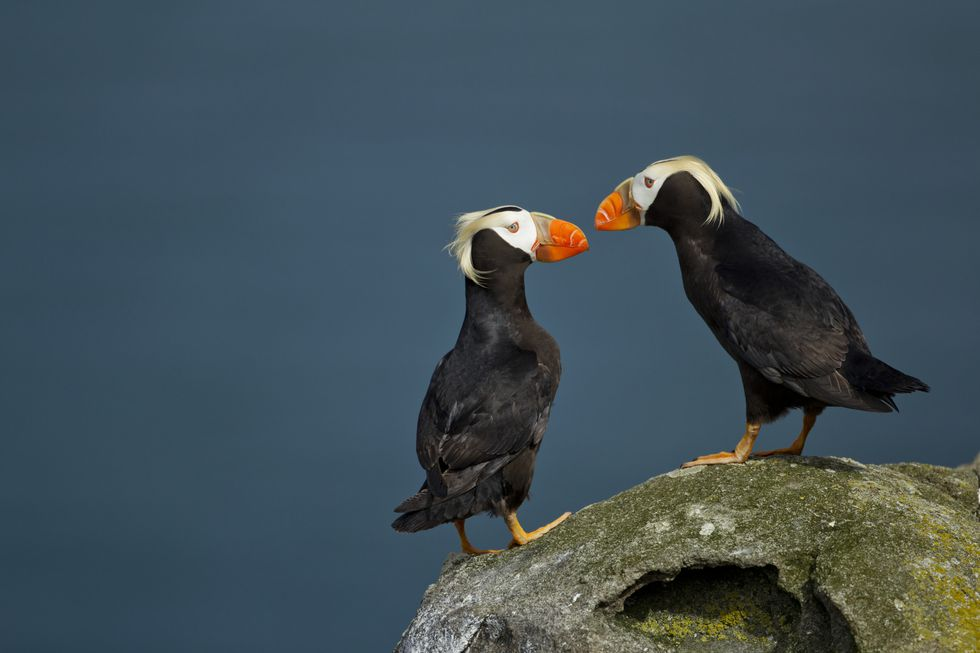
#> input picture bird.png, 980 x 653 px
$ jupyter execute Problem_set_psf.ipynb
#> lines starting #> are read from the running program, lines starting #| are printed output that depends on the picture; long printed decimals are rounded
## PSF
Choose image and then...
1) Apply psf
2) Add noise
3) Deconvolve

[cell 1]
from imageio import imread
import matplotlib.pyplot as plt
import numpy as np
from scipy import ndimage

[cell 2]
# First import and show image
image = imread("bird.png")
#> image is the input picture: shape (653, 980, 3); mean R, G, B 65.1, 80, 87
image = image[:,:,:3]/255
# ^ Discard alpha channel, convert 255-int to 1.0-float
plt.imshow(image)

[cell 3]
psf = np.load("example_psf.npy")
#> (reads example_psf.npy from the repository)
plt.imshow(psf)

kernel = psf.copy()[:,:,np.newaxis]
nx,ny,nc = kernel.shape
#kernel

[cell 4]
plt.plot(range(ny),kernel[-1,:,0])
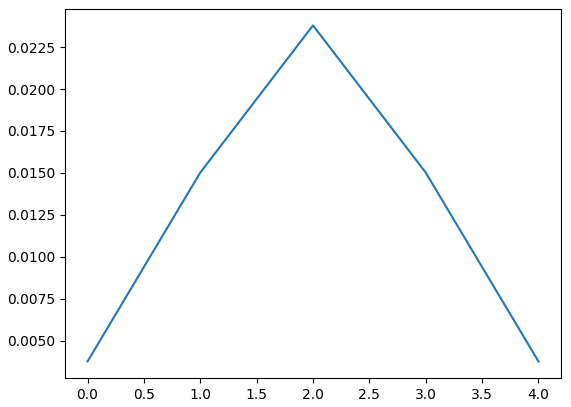
#> figure drawn by matplotlib, 1 panel

[cell 5]
# Now we convolve the two
mag = np.sum(kernel)
blurred_image_slice = ndimage.convolve(image, kernel/mag)

a, b = 600, 610
plt.imshow(blurred_image_slice[a:b,a:b])
plt.show()
plt.imshow(image[a:b,a:b])
plt.show()
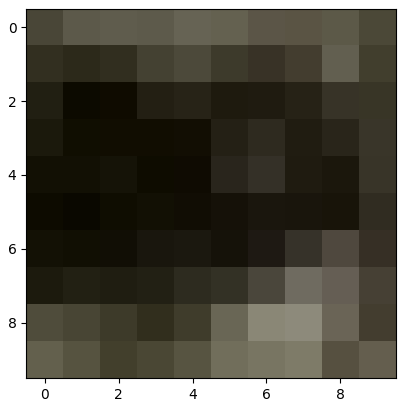
#> figure drawn by matplotlib, 1 panel

We see the effect of the convolution of the image with the psf.  Now let's see the effect of noise.

[cell 6]
image_irr = np.sum(image, axis=-1) # Approximate irradiance as R+G+B
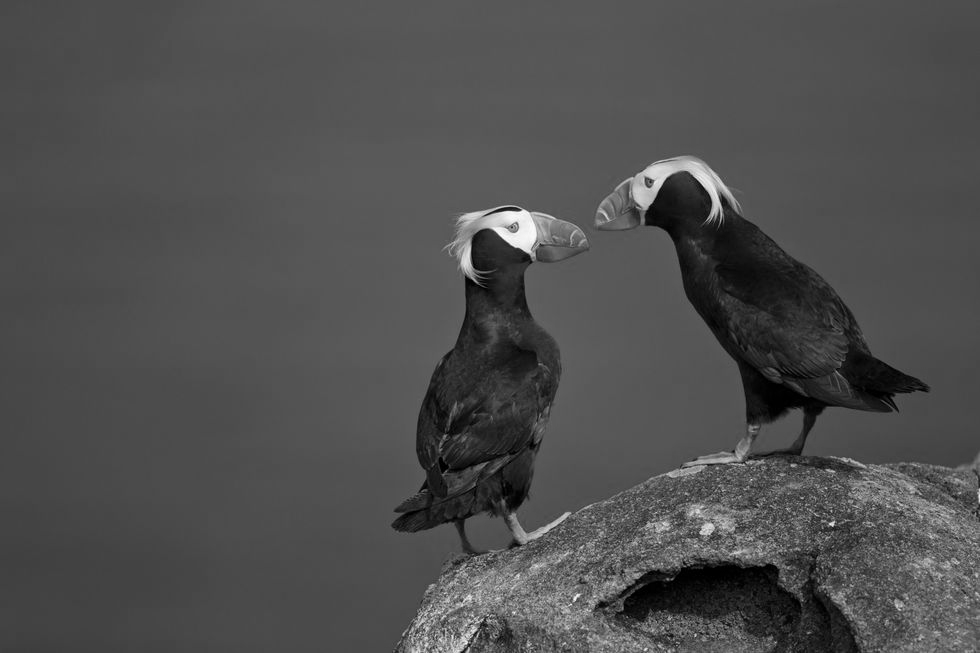
#> image_irr: shape (653, 980) float64; min 0, max 2.94, mean 0.911; drawn with min black and max white
plt.imshow(image_irr)
plt.title("Irradiance")
plt.colorbar()
plt.show()
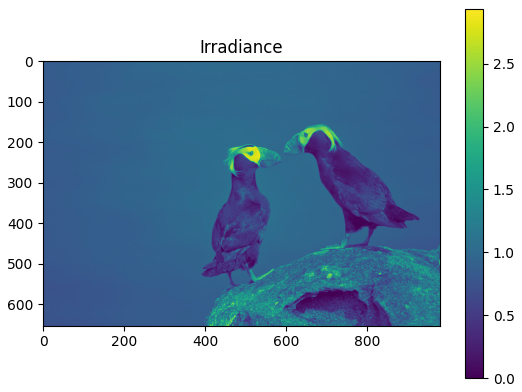
#> figure drawn by matplotlib, 2 panels

# Shot (photon) noise is poisson-distributed with \lambda = # of photons
alpha = 1e3 # Scaling factor, photons per unit irradiance
shot_noise = np.random.poisson(lam=image_irr*alpha)/alpha
plt.title("Shot Noise")
plt.imshow(shot_noise)
plt.colorbar()
plt.show()

# Gaussian noise is just electrical noise with mean zero and constant std.
gauss_scaling = 1e-1
gauss_noise = np.random.normal(loc=0, scale=0.3, size=image_irr.shape)*gauss_scaling
plt.title("Gaussian Noise")
plt.imshow(gauss_noise)
plt.colorbar()
plt.show()
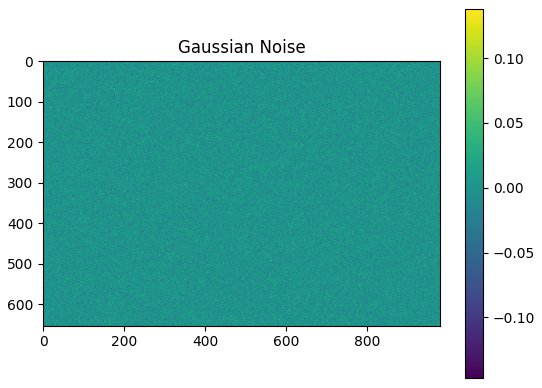
#> figure drawn by matplotlib, 2 panels

image_obs = image_irr + shot_noise + gauss_noise
image_obs = image_obs * 3/np.max(image_obs) #rescale
plt.title("Observed Image")
plt.imshow(image_obs)
plt.colorbar()
plt.show()
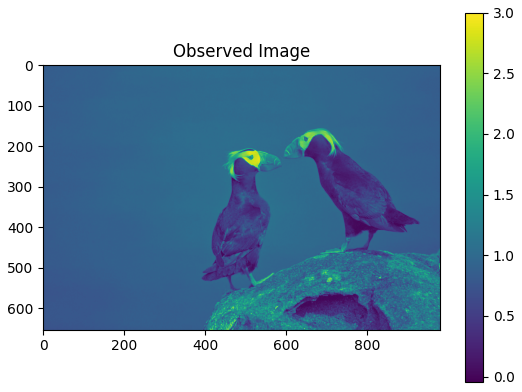
#> figure drawn by matplotlib, 2 panels

We will convolve the image with our psf, add in the noise, and then implement a couple deconvolution methods and compare.

[cell 7]
# Convert from 3 color channel to irradiance
#plt.imshow(ndimage.convolve(image_obs,kernel[:,:,0]))

sx, sy = 100,100 # image_r.shape
n = 8
image_r = image_irr

psf = kernel[:,:,0]
ref = image_r.copy()

print(image.shape, kernel.shape)
#| (653, 980, 3) (5, 5, 1)
print(ref.shape, psf.shape)
#| (653, 980) (5, 5)


plt.imshow(ndimage.convolve(image,kernel/mag))
plt.show()
plt.imshow(ndimage.convolve(ref,psf))
plt.show()
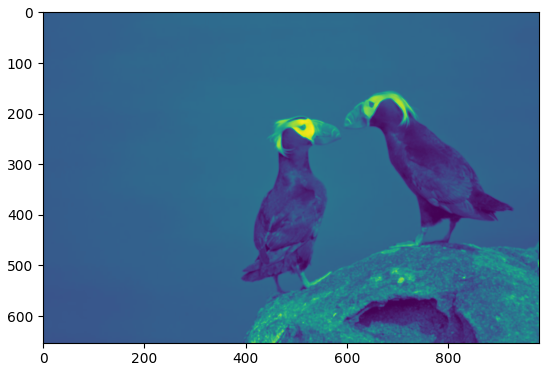
#> figure drawn by matplotlib, 1 panel

[cell 8]
psf_test = np.zeros_like(ref)
psf_test[int(np.floor(ref.shape[0]/2)-np.floor(psf.shape[0]/2)):int(np.floor(ref.shape[0]/2)+np.ceil(psf.shape[0]/2)),
         int(np.floor(ref.shape[1]/2)-np.floor(psf.shape[1]/2)):int(np.floor(ref.shape[1]/2)+np.ceil(psf.shape[1]/2))] = psf
psf = np.copy(psf_test)

[cell 9]
from scipy import stats
from scipy.fftpack import fftn, ifftn, fftshift, ifftshift

from skimage import color, data, restoration

def F(f):
    return fftshift(fftn(f))

def convolve(f, g):
    return fftshift(ifftn(ifftshift(F(f) * F(g))))

def deconvolve(f,g):
    return fftshift(ifftn(ifftshift(F(f) / F(g))))

def de_unsup_wiener(f, g):
    params = {'min_iter':200}
    return restoration.unsupervised_wiener(f, g, user_params=params)

def de_wiener(f, g, SNR=10):
    #https://en.wikipedia.org/wiki/Wiener_deconvolution
#> called with f = array of shape (653, 980), SNR = 10
    Fg2 = np.absolute(F(g))**2
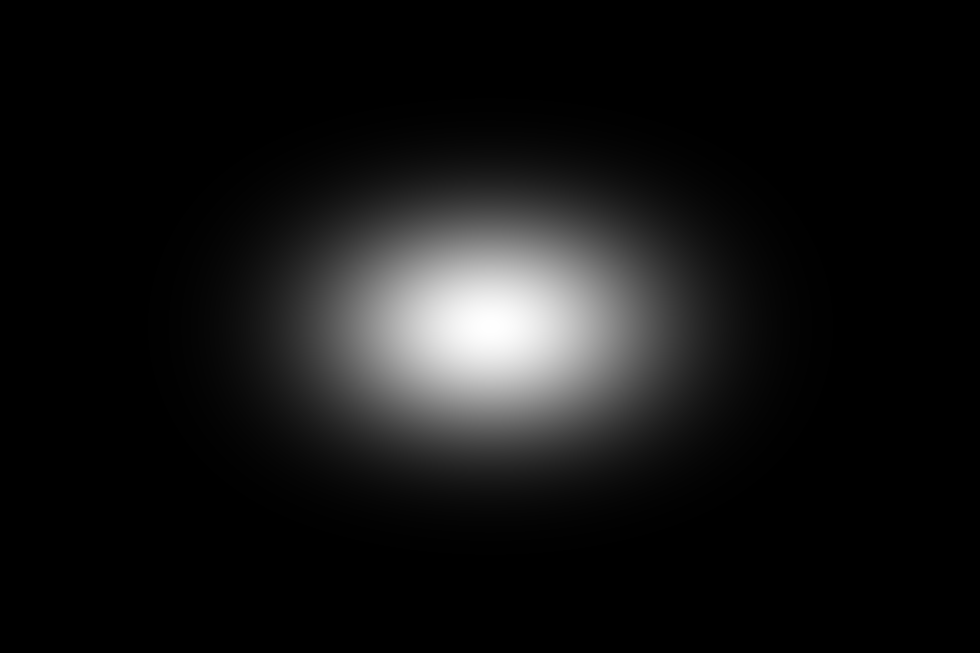
#> Fg2: shape (653, 980) float64; min 1.91e-07, max 1, mean 0.0771
    return fftshift(fftn(F(f)/F(g) * Fg2/(Fg2 + 1/SNR)))

def de_rich_lucy(f, g, iters=10):
#> called with f = array of shape (653, 980), iters = 2
    u = f.copy() #initial guess
    for ix in range(iters):
        u = u * convolve(f/convolve(u,g),np.flip(g, axis=-1))
    return np.absolute(u)
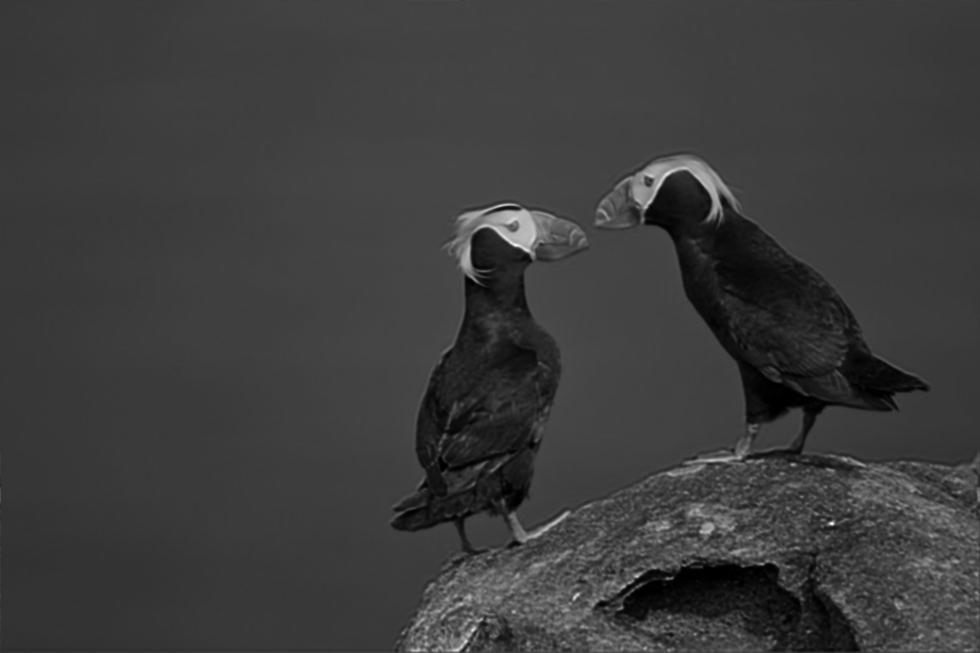
#> returned value: shape (653, 980) float64; min 0.000162, max 3.83, mean 0.913; drawn with min black and max white


from scipy import signal


ref_conv = convolve(ref, psf)
ref_conv_noise = ref_conv + shot_noise + gauss_noise
ref_conv_noise = ref_conv_noise * 3/np.max(ref_conv_noise) #rescale

ref_deconv    = deconvolve(ref_conv_noise, psf)
#ref_de_unsup_wiener, _= de_unsup_wiener(ref_conv, psf)
ref_de_wiener = de_wiener(ref_conv_noise, psf,SNR=1e1)
# ^ In reality, SNR should be calculated, but for the sake of demonstration, we give it as a constant.
ref_de_wiener = ref_de_wiener[::-1,::-1]*(3/np.max(ref_de_wiener))
ref_de_rich_lucy = de_rich_lucy(ref_conv, psf, iters=2)
ref_de_rich_lucy = ref_de_rich_lucy*(3/np.max(ref_de_rich_lucy))


f, axes = plt.subplots(3,3,figsize=(9,9))

ax_orig = axes[0,0]
ax_orig.imshow(ref)
ax_orig.set_title("Original")

#ax_psf = axes[0,1]
#ax_psf.imshow(psf[320:340, 480:500])
#ax_psf.set_title("PSF Kernel")

ax_conv = axes[0,1]
ax_conv.imshow(np.absolute(ref_conv))
ax_conv.set_title("Convolved")

ax_deconv= axes[0,2]
ax_deconv.imshow(np.absolute(ref_conv_noise))
ax_deconv.set_title("Convolved with Noise")

ax_diff = axes[1,0]
cbar_d = ax_diff.imshow(np.absolute(image_irr)-np.absolute(ref_conv_noise))
ax_diff.set_title("Difference to Original")
f.colorbar(cbar_d, ax=ax_diff)
print("Mean difference between original and convolved with noise: ",
      np.mean(np.absolute(image_irr)-np.absolute(ref_conv_noise)))
#| Mean difference between original and convolved with noise:  -0.02715

#ax_deconv= axes[1,1]
#ax_deconv.imshow(np.absolute(ref_de_wiener))
#ax_deconv.set_title("Unsupervised Wiener")

ax_wiener = axes[1,1]
ax_wiener.imshow(np.absolute(ref_de_wiener))
ax_wiener.set_title("Wiener Deconv")


ax_error_w = axes[1,2]
cbar_w = ax_error_w.imshow(np.absolute(image_irr)-np.absolute(ref_de_wiener))
ax_error_w.set_title("Absolute Error")
f.colorbar(cbar_w, ax=ax_error_w)
print("Mean Error Wiener: ", np.mean(np.absolute(image_irr)-np.absolute(ref_de_wiener)))
#| Mean Error Wiener:  -0.01085

ax_rich_lucy= axes[2,1]
ax_rich_lucy.imshow(np.absolute(ref_de_rich_lucy))
ax_rich_lucy.set_title("Richardson-Lucy")

ax_error_rl = axes[2,2]
cbar_rl = ax_error_rl.imshow(np.absolute(image_irr)-np.absolute(ref_de_rich_lucy))
ax_error_rl.set_title("Absolute Error")
#cbar.set_clim(vmin=-1, vmax=1)
f.colorbar(cbar_rl, ax=ax_error_rl)
print("Mean Error RL: ", np.mean(np.absolute(image_irr)-np.absolute(ref_de_rich_lucy)))
#| Mean Error RL:  0.1956

plt.tight_layout()
plt.show()
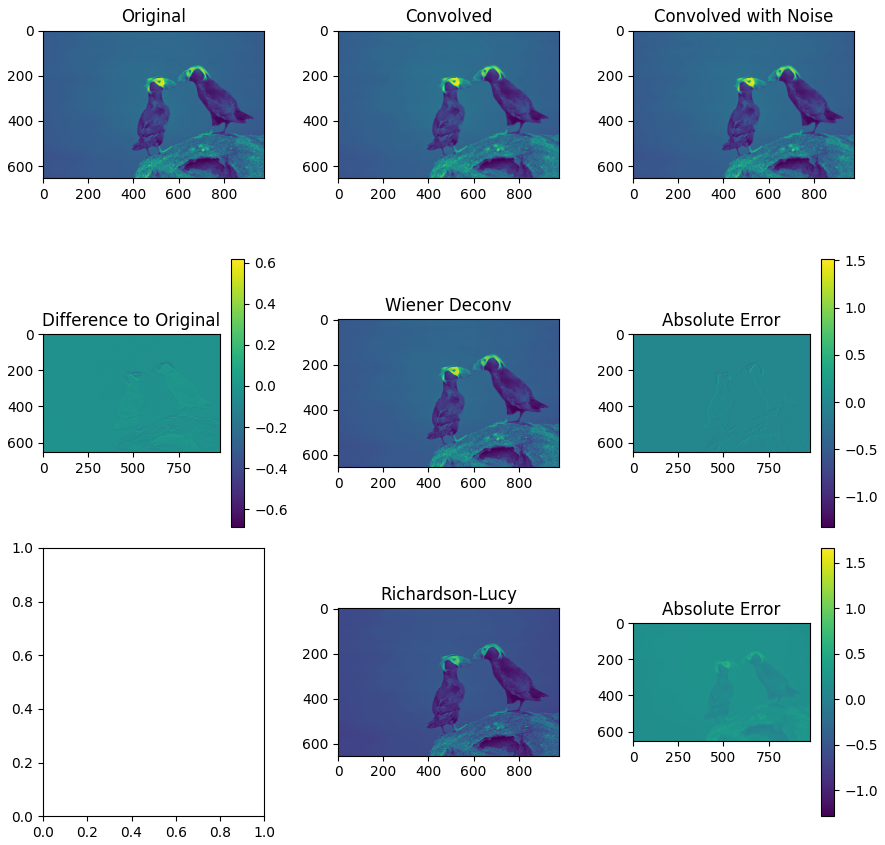
#> figure drawn by matplotlib, 11 panels
